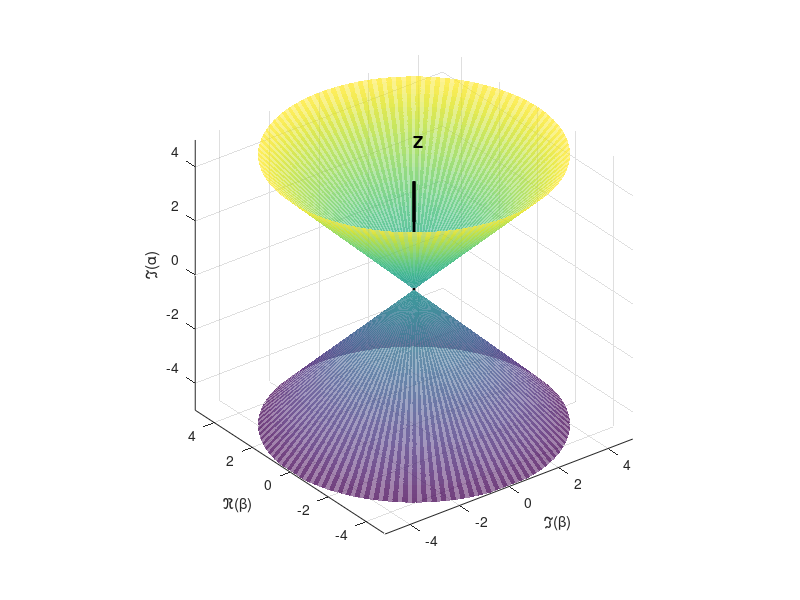

This figure's MATLAB source: (Note: this script raises an error after producing the figure.)
%%% Multiple scattering topological cone
close all
clear all
%%% TOOLBOX %%%%%%%%%%%%%%%%%%%%%%%%%%%%%%%%%%%%%%%%%%%%%%%%%%%%%%%%%%%%%%%%
addpath(genpath('\\files7.epfl.ch\data\padlewsk\My Documents\PhD\acoustic-projects-master\toolbox\matlab-toolbox'));

% Define the range for the cone
r = linspace(-5, 5, 100);
theta = linspace(0, 2*pi, 100);

% Create the mesh grid
[R, Theta] = meshgrid(r, theta);

% Define the equations for the double cone
X = R .* cos(Theta);
Y = R .* sin(Theta);
Z1 = R;  % Upper cone
Z2 = -R; % Lower cone

% Plot the upper cone

figure;
%set(gcf, 'Color', 'none'); % Set figure background to none
surf(X, Y, Z1, 'FaceAlpha', 0.5, 'EdgeColor', 'none');
hold on;

% Plot the lower cone
surf(X, Y, Z2, 'FaceAlpha', 0.5, 'EdgeColor', 'none');

% Add an arrow along the z-axis
quiver3(0, 0, -5, 0, 0, 10, 'k', 'LineWidth', 2, 'MaxHeadSize', 0.1);

% Add labels to the arrow
text(0, 0, 5.5, 'Z', 'FontSize', 12, 'FontWeight', 'bold');

% Set the axis properties
axis equal;
xlabel('\Im(\beta)');
ylabel('\Re(\beta)');
zlabel('\Im(\alpha)');
%title('Double Cone Plot');
grid on;
colormap('magma');

% Adjust the axis limits to center the z-axis
xlim([-5 5]);
ylim([-5 5]);
zlim([-5 5]);
ax = gca;
%ax.XAxisLocation = 'origin';
%ax.YAxisLocation = 'origin';
ax.FontSize = 18  ;
ax.LineWidth = 2;

% Set the view to ensure the z-axis goes through the center
%view(3); % 3D view

%% SAVE
vecrast(gcf , 'scattering_cone', 600, 'bottom', 'pdf');
